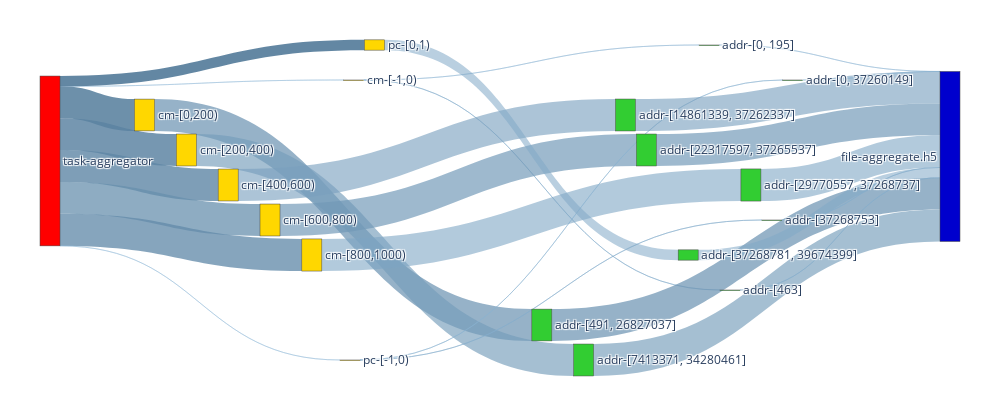

Here is the notebook cell this chart was saved with:
### Code cell
agg_w_nodes, agg_w_nodes_dict = get_nodes_for_sankey(G_AGG_W, rm_tags=['agg_w'])

# print(node_ref2)

agg_w_links = get_links_for_sankey(G_AGG_W, agg_w_nodes_dict)
fig = go.Figure(go.Sankey(
            node = agg_w_nodes,
            link = agg_w_links, orientation='h'))


fig.update_layout(
    autosize=False,
    width=1000,
    height=400,
    margin=dict(
        l=40,
        r=40,
        b=40,
        t=10,
        pad=2
    ),
)

fig.show()
fig.write_html(f"{IMAGE_PATH}/sankey-grouped-agg_w-vol-vfd-.html")

### Figure 1 — Plotly figure (JSON) as saved in the notebook; plotly's stock layout.template omitted (floating-point values rounded to 4 significant figures)
{"data": [{"link": {"color": ["rgba(145.83333333333334, 185.83333333333334, 215.83333333333334, 0.43125)", "rgba(87.5, 127.5, 157.5, 0.86875)", "rgba(91.66666666666666, 131.66666666666666, 161.66666666666666, 0.8375)", "rgba(95.83333333333334, 135.83333333333334, 165.83333333333334, 0.80625)", "rgba(104.16666666666666, 144.16666666666666, 174.16666666666666, 0.74375)", "rgba(100.0, 140.0, 170.0, 0.775)", "rgba(145.83333333333334, 185.83333333333334, 215.83333333333334, 0.43125)", "rgba(83.33333333333333, 123.33333333333333, 153.33333333333331, 0.9)", "rgba(141.66666666666666, 181.66666666666666, 211.66666666666666, 0.4625)", "rgba(133.33333333333334, 173.33333333333334, 203.33333333333334, 0.525)", "rgba(108.33333333333334, 148.33333333333334, 178.33333333333334, 0.7125)", "rgba(116.66666666666666, 156.66666666666666, 186.66666666666666, 0.65)", "rgba(120.83333333333333, 160.83333333333334, 190.83333333333334, 0.61875)", "rgba(112.5, 152.5, 182.5, 0.68125)", "rgba(125.0, 165.0, 195.0, 0.5875)", "rgba(137.5, 177.5, 207.5, 0.49375)", "rgba(133.33333333333334, 173.33333333333334, 203.33333333333334, 0.525)", "rgba(129.16666666666666, 169.16666666666666, 199.16666666666666, 0.55625)", "rgba(141.66666666666666, 181.66666666666666, 211.66666666666666, 0.4625)", "rgba(108.33333333333334, 148.33333333333334, 178.33333333333334, 0.7125)", "rgba(116.66666666666666, 156.66666666666666, 186.66666666666666, 0.65)", "rgba(120.83333333333333, 160.83333333333334, 190.83333333333334, 0.61875)", "rgba(112.5, 152.5, 182.5, 0.68125)", "rgba(125.0, 165.0, 195.0, 0.5875)", "rgba(137.5, 177.5, 207.5, 0.49375)", "rgba(133.33333333333334, 173.33333333333334, 203.33333333333334, 0.525)", "rgba(129.16666666666666, 169.16666666666666, 199.16666666666666, 0.55625)", "rgba(133.33333333333334, 173.33333333333334, 203.33333333333334, 0.525)"], "label": ["Access Volume : 0 <br />Access Count : 3 <br />Average Access Size : 0 <br />Operation : write<br />Bandwidth : 0", "Access Volume : 7.42 MB <br />Access Count : 200 <br />Average Access Size : 37.11 KB <br />Operation : write<br />Bandwidth : 5.64 MB/s", "Access Volume : 7.44 MB <br />Access Count : 200 <br />Average Access Size : 37.21 KB <br />Operation : write<br />Bandwidth : 4.46 MB/s", "Access Volume : 7.44 MB <br />Access Count : 200 <br />Average Access Size : 37.2 KB <br />Operation : write<br />Bandwidth : 4.06 MB/s", "Access Volume : 7.44 MB <br />Access Count : 200 <br />Average Access Size : 37.21 KB <br />Operation : write<br />Bandwidth : 2.37 MB/s", "Access Volume : 7.48 MB <br />Access Count : 201 <br />Average Access Size : 37.21 KB <br />Operation : write<br />Bandwidth : 2.68 MB/s", "Access Volume : 0 <br />Access Count : 3 <br />Average Access Size : 0 <br />Operation : write<br />Bandwidth : 0", "Access Volume : 2.4 MB <br />Access Count : 1 <br />Average Access Size : 2.4 MB <br />Operation : write<br />Bandwidth : 1.56 GB/s", "Access Volume : 562 B <br />Access Count : 4 <br />Average Access Size : 140.5 B <br />Operation : write<br />Bandwidth : 25.2 B/s", "Access Volume : 28 B <br />Access Count : 1 <br />Average Access Size : 28 B <br />Operation : write<br />Bandwidth : 18.21 KB/s", "Access Volume : 7.42 MB <br />Access Count : 398 <br />Average Access Size : 18.63 KB <br />Operation : write<br />Bandwidth : 1.14 MB/s", "Access Volume : 7.45 MB <br />Access Count : 400 <br />Average Access Size : 18.63 KB <br />Operation : write<br />Bandwidth : 912.66 KB/s", "Access Volume : 7.45 MB <br />Access Count : 400 <br />Average Access Size : 18.63 KB <br />Operation : write<br />Bandwidth : 856.42 KB/s", "Access Volume : 7.45 MB <br />Access Count : 400 <br />Average Access Size : 18.63 KB <br />Operation : write<br />Bandwidth : 928.42 KB/s", "Access Volume : 7.49 MB <br />Access Count : 401 <br />Average Access Size : 18.68 KB <br />Operation : write<br />Bandwidth : 530 KB/s", "Access Volume : 876 B <br />Access Count : 5 <br />Average Access Size : 175.2 B <br />Operation : write<br />Bandwidth : 74.18 B/s", "Access Volume : 28 B <br />Access Count : 1 <br />Average Access Size : 28 B <br />Operation : write<br />Bandwidth : 18.21 KB/s", "Access Volume : 2.4 MB <br />Access Count : 1000 <br />Average Access Size : 2.4 KB <br />Operation : write<br />Bandwidth : 328.73 KB/s", "Access Volume : 562 B <br />Access Count : 4 <br />Average Access Size : 140.5 B <br />Operation : write<br />Bandwidth : 25.2 B/s", "Access Volume : 7.42 MB <br />Access Count : 398 <br />Average Access Size : 18.63 KB <br />Operation : write<br />Bandwidth : 1.14 MB/s", "Access Volume : 7.45 MB <br />Access Count : 400 <br />Average Access Size : 18.63 KB <br />Operation : write<br />Bandwidth : 912.66 KB/s", "Access Volume : 7.45 MB <br />Access Count : 400 <br />Average Access Size : 18.63 KB <br />Operation : write<br />Bandwidth : 856.42 KB/s", "Access Volume : 7.45 MB <br />Access Count : 400 <br />Average Access Size : 18.63 KB <br />Operation : write<br />Bandwidth : 928.42 KB/s", "Access Volume : 7.49 MB <br />Access Count : 401 <br />Average Access Size : 18.68 KB <br />Operation : write<br />Bandwidth : 530 KB/s", "Access Volume : 876 B <br />Access Count : 5 <br />Average Access Size : 175.2 B <br />Operation : write<br />Bandwidth : 74.18 B/s", "Access Volume : 28 B <br />Access Count : 1 <br />Average Access Size : 28 B <br />Operation : write<br />Bandwidth : 18.21 KB/s", "Access Volume : 2.4 MB <br />Access Count : 1000 <br />Average Access Size : 2.4 KB <br />Operation : write<br />Bandwidth : 328.73 KB/s", "Access Volume : 28 B <br />Access Count : 1 <br />Average Access Size : 28 B <br />Operation : write<br />Bandwidth : 18.21 KB/s"], "source": [0, 0, 0, 0, 0, 0, 0, 0, 1, 1, 2, 3, 4, 5, 6, 7, 7, 8, 9, 10, 11, 12, 13, 14, 15, 16, 17, 18], "target": [1, 2, 3, 4, 5, 6, 7, 8, 9, 16, 10, 11, 12, 13, 14, 15, 18, 17, 19, 19, 19, 19, 19, 19, 19, 19, 19, 19], "value": [1, 7422108, 7441148, 7440164, 7442936, 7479508, 1, 2400000, 562, 28, 7416064, 7451168, 7450176, 7452960, 7489592, 876, 28, 2400000, 562, 7416064, 7451168, 7450176, 7452960, 7489592, 876, 28, 2400000, 28]}, "node": {"color": ["Red", "Gold", "Gold", "Gold", "Gold", "Gold", "Gold", "Gold", "Gold", "LimeGreen", "LimeGreen", "LimeGreen", "LimeGreen", "LimeGreen", "LimeGreen", "LimeGreen", "LimeGreen", "LimeGreen", "LimeGreen", "MediumBlue"], "label": ["task-aggregator", "cm-[-1,0)", "cm-[0,200)", "cm-[200,400)", "cm-[400,600)", "cm-[600,800)", "cm-[800,1000)", "pc-[-1,0)", "pc-[0,1)", "addr-[0, 195]", "addr-[491, 26827037]", "addr-[7413371, 34280461]", "addr-[14861339, 37262337]", "addr-[22317597, 37265537]", "addr-[29770557, 37268737]", "addr-[0, 37260149]", "addr-[463]", "addr-[37268781, 39674399]", "addr-[37268753]", "file-aggregate.h5"], "x": [0, 0.3409, 0.1136, 0.1591, 0.2045, 0.25, 0.2955, 0.3864, 0.3636, 0.7273, 0.5455, 0.5909, 0.6364, 0.6591, 0.7727, 0.8182, 0.75, 0.7045, 0.7955, 1], "y": [0, 0.2, 0.3, 0.4, 0.5, 0.6, 0.7, 0, 0.1, 0.1, 0.9, 1, 0.3, 0.4, 0.5, 0.2, 0.8, 0.7, 0.6, 0]}, "orientation": "h", "type": "sankey"}], "layout": {"autosize": false, "height": 400, "margin": {"b": 40, "l": 40, "pad": 2, "r": 40, "t": 10}, "width": 1000}}
